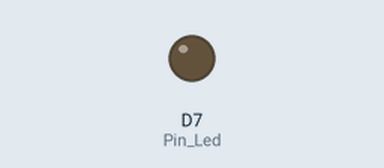
Bench run of a sketch on a simulated ESP8266 (NodeMCU). Parts: output pins drawn as LEDs (lit = HIGH).

Above: at 0.06 s.
At 6.37 s:
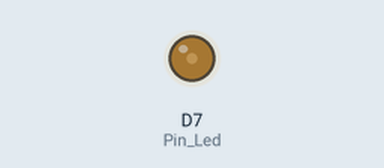
At 12.8 s:
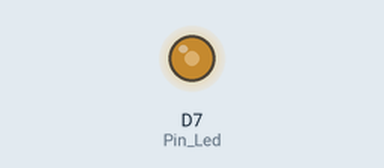
At 25.6 s:
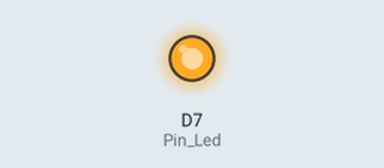
Timing chart, 0 to 27.1 s (numbered marks = the images above):
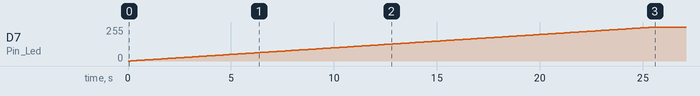

Measured:
- by itself, D7 (Pin_Led): moves from 0/255 to 255/255 over 25.5 s

The sketch:

ESP8266PWM.ino
```cpp
#define Pin_Led D7
void setup() {
 pinMode(Pin_Led,OUTPUT); //设置引脚模式
 analogWrite(Pin_Led,0);
 //PWM频率范围应该是100Hz-40KHz,默认是1kHZ
 analogWriteFreq(100);//100 -  40000
 }
 void loop() {
  for(int val=0;val<1024;val++){
    analogWrite(Pin_Led,val); //占空比逐渐增大,亮度渐亮
    delay(25);
    }
    for(int val=1023;val>=0;val--){
      analogWrite(Pin_Led,1023);
      delay(25); //占空比逐渐变小,亮度渐暗
      }
      }
```
